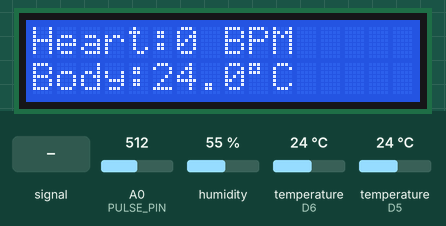
Bench run of a sketch on a simulated ESP8266 (NodeMCU). Parts: 16×2 character LCD. The test bench sets the inputs (shaded band); at power-on: humidity 55 %, temperature (sensors on D5, D6) 24 °C, A0 (PULSE_PIN) = 512. What the sketch prints to the serial monitor is not drawn.

Above: at 5.9 s.
6.0 s: A0 (PULSE_PIN) fed a 50 Hz sine of ±306 counts around its level
At 11.5 s:
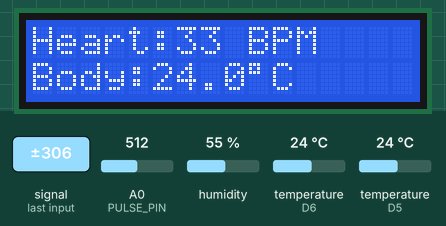
13.8 s: humidity set to 22 %
At 21.4 s:
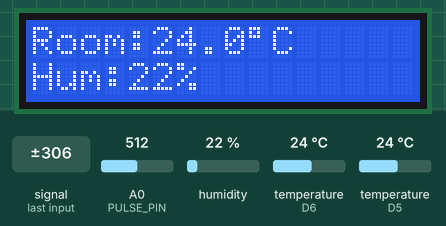
21.6 s: temperature (sensor on D5) set to 12 °C
At 24.4 s:
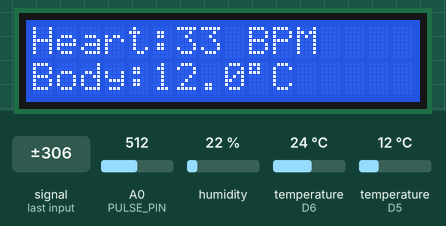
27.7 s: temperature (sensor on D6) set to 12 °C
At 34.8 s:
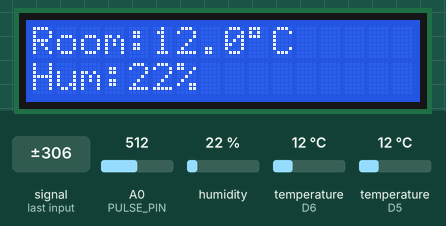
35.1 s: temperature (sensor on D5) set to 19 °C
At 37.3 s:
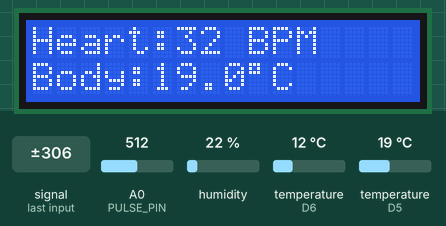
40.5 s: humidity set to 40 %
At 45.1 s:
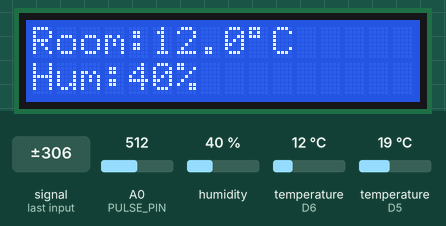
Timing chart, 0 to 46.6 s (numbered marks = the images above; inputs shaded):
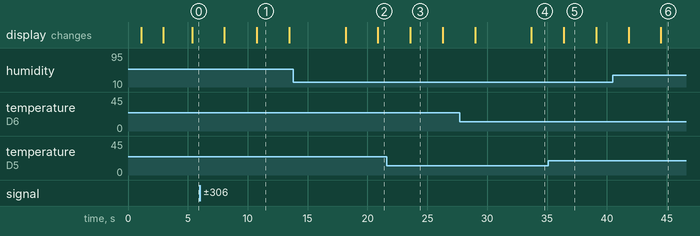

Measured:
- after the input at 6.0 s, the display: first differs from a run without the input after 4.8 s (image 1)
- after the input at 13.8 s, the display: first differs from a run without the input after 7.1 s (image 2)
- after the input at 21.6 s, the display: changes after 2.0 s (image 3)
- after the input at 27.7 s, the display: first differs from a run without the input after 6.0 s (image 4)
- after the input at 35.1 s, the display: changes after 1.3 s (image 5)
- after the input at 40.5 s, the display: first differs from a run without the input after 4.0 s (image 6)
- what the display in image 1 shows lasts 2.7 s, from 10.8 s to 13.5 s

The sketch:

HEALTH_MONITRING_DHT_MAX30100_DS18B20.ino
```cpp
/*************************************************
   ESP8266 Health Monitoring with Pulse Sensor
   Sensors:
   - Pulse Sensor -> Heart Rate
   - DS18B20      -> Body Temperature
   - DHT11        -> Room Temperature + Humidity
   - 16x2 I2C LCD
 *************************************************/

#include <ESP8266WiFi.h>
#include "AdafruitIO_WiFi.h"
#include <Wire.h>
#include <LiquidCrystal_I2C.h>
#include <OneWire.h>
#include <DallasTemperature.h>
#include "DHT.h"

// ==============================
// WiFi + Adafruit IO
// ==============================
// ---------- WiFi + Adafruit IO ----------
#define IO_USERNAME  "health200426"
#define IO_KEY       "aio_zrwz15Vob0O8jJKfAs36fRZRfx0p"

#define WIFI_SSID    "homeiot"
#define WIFI_PASS    "homeiot123"

AdafruitIO_WiFi io(IO_USERNAME, IO_KEY, WIFI_SSID, WIFI_PASS);

// ==============================
// Adafruit IO Feeds
// ==============================
AdafruitIO_Feed *heartRateFeed = io.feed("health-heart-rate");
AdafruitIO_Feed *bodyTempFeed  = io.feed("health-body-temp");
AdafruitIO_Feed *roomTempFeed  = io.feed("health-room-temp");
AdafruitIO_Feed *humidityFeed  = io.feed("health-humidity");

// ==============================
// LCD
// ==============================
LiquidCrystal_I2C lcd(0x27, 16, 2);   // if not work, try 0x3F

// ==============================
// DS18B20
// ==============================
#define ONE_WIRE_BUS D5
OneWire oneWire(ONE_WIRE_BUS);
DallasTemperature ds18b20(&oneWire);

// ==============================
// DHT11
// ==============================
#define DHTPIN D6
#define DHTTYPE DHT11
DHT dht(DHTPIN, DHTTYPE);

// ==============================
// Pulse Sensor
// ==============================
#define PULSE_PIN A0

int pulseValue = 0;
int threshold = 550;       // adjust after testing
bool pulseDetected = false;

unsigned long lastBeatTime = 0;
unsigned long currentBeatTime = 0;
int bpm = 0;

// ==============================
// Timers
// ==============================
unsigned long lastUploadTime = 0;
const unsigned long uploadInterval = 15000;   // 15 sec

unsigned long lastLCDTime = 0;
const unsigned long lcdInterval = 2000;

// ==============================
// Variables
// ==============================
float bodyTempC = 0.0;
float roomTempC = 0.0;
float humidity = 0.0;

byte lcdPage = 0;

// ==============================
void showPage0() {
  lcd.clear();
  lcd.setCursor(0, 0);
  lcd.print("Heart:");
  lcd.print(bpm);
  lcd.print(" BPM");

  lcd.setCursor(0, 1);
  lcd.print("Body:");
  lcd.print(bodyTempC, 1);
  lcd.print((char)223);
  lcd.print("C");
}

void showPage1() {
  lcd.clear();
  lcd.setCursor(0, 0);
  lcd.print("Room:");
  lcd.print(roomTempC, 1);
  lcd.print((char)223);
  lcd.print("C");

  lcd.setCursor(0, 1);
  lcd.print("Hum:");
  lcd.print(humidity, 0);
  lcd.print("%");
}

void readPulse() {
  pulseValue = analogRead(PULSE_PIN);

  // detect pulse crossing threshold
  if (pulseValue > threshold && pulseDetected == false) {
    pulseDetected = true;

    currentBeatTime = millis();
    unsigned long beatInterval = currentBeatTime - lastBeatTime;

    if (beatInterval > 300 && beatInterval < 2000) {
      bpm = 60000 / beatInterval;
      Serial.print("Beat detected! BPM: ");
      Serial.println(bpm);
    }

    lastBeatTime = currentBeatTime;
  }

  if (pulseValue < threshold) {
    pulseDetected = false;
  }
}

void setup() {
  Serial.begin(115200);
  delay(1000);

  Serial.println();
  Serial.println("ESP8266 Health Monitoring Start");

  // LCD I2C
  Wire.begin(D2, D1);
  lcd.init();
  lcd.backlight();
  lcd.clear();
  lcd.setCursor(0, 0);
  lcd.print("Health Monitor");
  lcd.setCursor(0, 1);
  lcd.print("Starting...");

  // Sensors
  dht.begin();
  ds18b20.begin();

  // Connect Adafruit IO
  Serial.print("Connecting to Adafruit IO");
  io.connect();

  while (io.status() < AIO_CONNECTED) {
    Serial.print(".");
    io.run();
    delay(500);
  }

  Serial.println();
  Serial.println("Adafruit IO connected!");

  lcd.clear();
  lcd.setCursor(0, 0);
  lcd.print("Adafruit IO");
  lcd.setCursor(0, 1);
  lcd.print("Connected");
  delay(1500);
}

void loop() {
  io.run();

  // continuously read pulse sensor
  readPulse();

  // sensor readings
  ds18b20.requestTemperatures();
  bodyTempC = ds18b20.getTempCByIndex(0);

  roomTempC = dht.readTemperature();
  humidity = dht.readHumidity();

  // serial monitor
  Serial.print("Pulse: ");
  Serial.print(pulseValue);
  Serial.print(" | BPM: ");
  Serial.print(bpm);
  Serial.print(" | Body Temp: ");
  Serial.print(bodyTempC);
  Serial.print(" C | Room Temp: ");
  Serial.print(roomTempC);
  Serial.print(" C | Humidity: ");
  Serial.print(humidity);
  Serial.println(" %");

  // LCD pages
  if (millis() - lastLCDTime >= lcdInterval) {
    lastLCDTime = millis();

    if (lcdPage == 0) {
      showPage0();
      lcdPage = 1;
    } else {
      showPage1();
      lcdPage = 0;
    }
  }

  // upload to Adafruit IO
  if (millis() - lastUploadTime >= uploadInterval) {
    lastUploadTime = millis();

    if (bpm > 30 && bpm < 180) {
      heartRateFeed->save(bpm);
      delay(500);
    }

    if (bodyTempC > -50 && bodyTempC < 125) {
      bodyTempFeed->save(bodyTempC);
      delay(500);
    }

    if (!isnan(roomTempC)) {
      roomTempFeed->save(roomTempC);
      delay(500);
    }

    if (!isnan(humidity)) {
      humidityFeed->save(humidity);
      delay(500);
    }

    Serial.println("Data uploaded to Adafruit IO");
  }

  delay(20);
}
```
